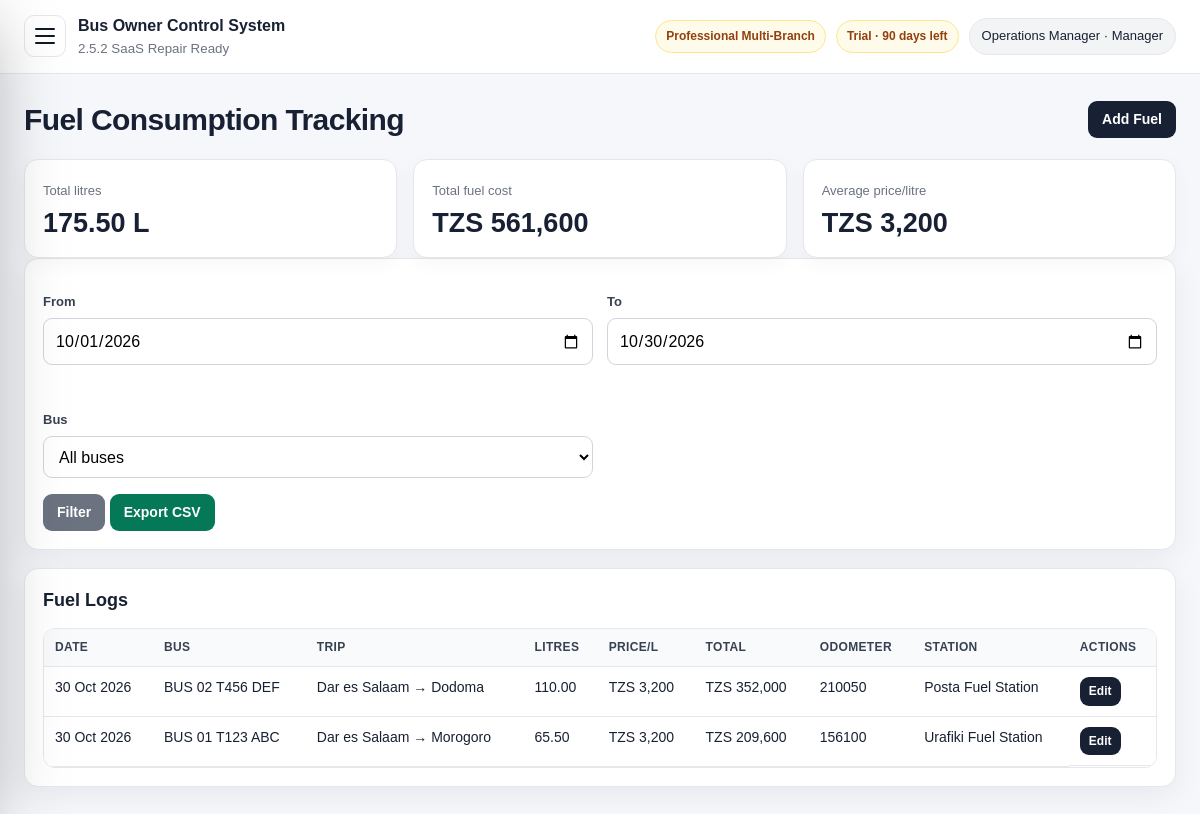
The page /fuel.php (signed in) on the database its author committed.
### tables this page shows
CREATE TABLE package_tiers (
  id INT AUTO_INCREMENT PRIMARY KEY,
  code VARCHAR(40) NOT NULL UNIQUE,
  name VARCHAR(120) NOT NULL,
  description TEXT NULL,
  setup_fee DECIMAL(14,2) NOT NULL DEFAULT 0,
  optional_monthly_fee DECIMAL(14,2) NOT NULL DEFAULT 0,
  max_users INT NOT NULL DEFAULT 0,
  max_branches INT NOT NULL DEFAULT 0,
  max_buses INT NOT NULL DEFAULT 0,
  max_routes INT NOT NULL DEFAULT 0,
  max_monthly_trips INT NOT NULL DEFAULT 0,
  features_json LONGTEXT NOT NULL,
  status ENUM('active','inactive') NOT NULL DEFAULT 'active',
  display_order INT NOT NULL DEFAULT 0,
  created_at TIMESTAMP DEFAULT CURRENT_TIMESTAMP,
  updated_at TIMESTAMP NULL DEFAULT NULL ON UPDATE CURRENT_TIMESTAMP
);

CREATE TABLE subscription_license (
  id INT AUTO_INCREMENT PRIMARY KEY,
  company_name VARCHAR(180) NOT NULL DEFAULT 'Bus Company',
  license_key VARCHAR(120) NOT NULL DEFAULT 'DEMO-LICENSE',
  plan VARCHAR(80) NOT NULL DEFAULT 'Professional Multi-Branch',
  package_code VARCHAR(40) NOT NULL DEFAULT 'professional',
  billing_model ENUM('one_time_setup','one_time_plus_optional_support','recurring_subscription') NOT NULL DEFAULT 'one_time_plus_optional_support',
  status ENUM('trial','active','expired','suspended') NOT NULL DEFAULT 'trial',
  start_date DATE NULL,
  expiry_date DATE NULL,
  setup_fee_amount DECIMAL(14,2) NOT NULL DEFAULT 0,
  setup_fee_paid ENUM('no','partial','yes') NOT NULL DEFAULT 'no',
  optional_monthly_fee DECIMAL(14,2) NOT NULL DEFAULT 0,
  optional_monthly_enabled TINYINT(1) NOT NULL DEFAULT 0,
  support_status ENUM('off','active','paused','expired') NOT NULL DEFAULT 'off',
  support_start_date DATE NULL,
  support_expiry_date DATE NULL,
  max_users INT NOT NULL DEFAULT 40,
  max_branches INT NOT NULL DEFAULT 20,
  max_buses INT NOT NULL DEFAULT 50,
  max_routes INT NOT NULL DEFAULT 80,
  max_monthly_trips INT NOT NULL DEFAULT 2000,
  notes TEXT NULL,
  updated_at TIMESTAMP NULL DEFAULT NULL ON UPDATE CURRENT_TIMESTAMP,
  created_at TIMESTAMP DEFAULT CURRENT_TIMESTAMP,
  INDEX idx_subscription_package (package_code),
  INDEX idx_subscription_status (status)
);

CREATE TABLE users (
  id INT AUTO_INCREMENT PRIMARY KEY,
  name VARCHAR(120) NOT NULL,
  email VARCHAR(160) NOT NULL UNIQUE,
  password_hash VARCHAR(255) NOT NULL,
  role ENUM('owner','admin','manager','accountant','agent','parcel_officer') NOT NULL DEFAULT 'manager',
  agent_id INT NULL,
  status ENUM('active','inactive') NOT NULL DEFAULT 'active',
  last_login_at DATETIME NULL,
  created_at TIMESTAMP DEFAULT CURRENT_TIMESTAMP,
  updated_at TIMESTAMP NULL DEFAULT NULL ON UPDATE CURRENT_TIMESTAMP,
  CONSTRAINT fk_users_agent FOREIGN KEY (agent_id) REFERENCES agents(id),
  INDEX idx_users_role_status (role, status),
  INDEX idx_users_agent (agent_id)
);

CREATE TABLE fuel_logs (
  id INT AUTO_INCREMENT PRIMARY KEY,
  bus_id INT NOT NULL,
  trip_id INT NULL,
  fuel_date DATE NOT NULL,
  litres DECIMAL(10,2) NOT NULL DEFAULT 0,
  price_per_litre DECIMAL(12,2) NOT NULL DEFAULT 0,
  total_amount DECIMAL(12,2) NOT NULL DEFAULT 0,
  odometer_km INT NULL,
  station VARCHAR(160) NULL,
  notes TEXT NULL,
  created_by INT NULL,
  created_at TIMESTAMP DEFAULT CURRENT_TIMESTAMP,
  updated_at TIMESTAMP NULL DEFAULT NULL ON UPDATE CURRENT_TIMESTAMP,
  CONSTRAINT fk_fuel_bus FOREIGN KEY (bus_id) REFERENCES buses(id),
  CONSTRAINT fk_fuel_trip FOREIGN KEY (trip_id) REFERENCES trips(id) ON DELETE SET NULL,
  CONSTRAINT fk_fuel_user FOREIGN KEY (created_by) REFERENCES users(id) ON DELETE SET NULL,
  INDEX idx_fuel_date_bus (fuel_date, bus_id),
  INDEX idx_fuel_trip (trip_id)
);

CREATE TABLE buses (
  id INT AUTO_INCREMENT PRIMARY KEY,
  bus_number VARCHAR(80) NOT NULL,
  plate_number VARCHAR(40) NOT NULL UNIQUE,
  capacity INT NOT NULL,
  model VARCHAR(120) NULL,
  status ENUM('active','maintenance','inactive') NOT NULL DEFAULT 'active',
  latra_license_expiry DATE NULL,
  insurance_expiry DATE NULL,
  next_service_date DATE NULL,
  notes TEXT NULL,
  created_at TIMESTAMP DEFAULT CURRENT_TIMESTAMP
);

CREATE TABLE routes (
  id INT AUTO_INCREMENT PRIMARY KEY,
  origin VARCHAR(120) NOT NULL,
  destination VARCHAR(120) NOT NULL,
  distance_km DECIMAL(10,2) NULL,
  standard_fare DECIMAL(12,2) NOT NULL DEFAULT 0,
  status ENUM('active','inactive') NOT NULL DEFAULT 'active',
  created_at TIMESTAMP DEFAULT CURRENT_TIMESTAMP,
  INDEX idx_routes_origin_destination (origin, destination)
);

### public/fuel.php (the view, shortened to what the rows shown need)
<?php
require_once __DIR__ . '/../app/core/auth.php';
require_once __DIR__ . '/../app/core/saas.php';
require_roles(['owner','admin','manager']);
require_feature('fuel');
$pdo = db();
$from = get_value('from', date('Y-m-01'));
$to = get_value('to', date('Y-m-d'));
$busId = (int)get_value('bus_id','0');
$buses=$pdo->query('SELECT id,bus_number,plate_number FROM buses ORDER BY bus_number')->fetchAll();
$where=['f.fuel_date BETWEEN ? AND ?'];$params=[$from,$to]; if($busId>0){$where[]='f.bus_id=?';$params[]=$busId;}
$st=$pdo->prepare('SELECT f.*,b.bus_number,b.plate_number,t.departure_date,r.origin,r.destination,u.name created_name FROM fuel_logs f JOIN buses b ON f.bus_id=b.id LEFT JOIN trips t ON f.trip_id=t.id LEFT JOIN routes r ON t.route_id=r.id LEFT JOIN users u ON f.created_by=u.id WHERE '.implode(' AND ',$where).' ORDER BY f.fuel_date DESC,f.id DESC');
$st->execute($params);$rows=$st->fetchAll();
?>
<?php include __DIR__ . '/../app/views/header.php'; ?>
<div class="page-title"><h1>Fuel Consumption Tracking</h1><a class="btn" href="<?= e(url('fuel.php?action=create')) ?>">Add Fuel</a></div>
<?= e($from) ?><?= e($to) ?><?php foreach($buses as $b): ?><?= e((string)$b['id']) ?> <?= selected($busId,$b['id']) ?><?= e($b['bus_number'].' '.$b['plate_number']) ?><?php endforeach; ?> <?php if (feature_enabled('exports')): ?><?= e(url('export.php?type=fuel&from='.$from.'&to='.$to.'&bus_id='.$busId)) ?><?php endif; ?>
<div class="card"><h2>Fuel Logs</h2><div class="table-wrap"><table><thead><tr><th>Date</th><th>Bus</th><th>Trip</th><th>Litres</th><th>Price/L</th><th>Total</th><th>Odometer</th><th>Station</th><th>Actions</th></tr></thead><tbody><?php foreach($rows as $r): ?><tr><td><?= e(app_date($r['fuel_date'])) ?></td><td><?= e($r['bus_number'].' '.$r['plate_number']) ?></td><td><?= e(($r['origin']??'').' → '.($r['destination']??'')) ?></td><td><?= e(number_format((float)$r['litres'],2)) ?></td><td><?= e(money($r['price_per_litre'])) ?></td><td><?= e(money($r['total_amount'])) ?></td><td><?= e((string)$r['odometer_km']) ?></td><td><?= e($r['station']) ?></td><td class="actions"><a class="btn small" href="<?= e(url('fuel.php?action=edit&id='.$r['id'])) ?>">Edit</a><?php if(can_delete_records()): ?><a class="btn small danger" onclick="return confirm('Delete fuel log?')" href="<?= e(url('fuel.php?action=delete&id='.$r['id'])) ?>">Delete</a><?php endif; ?></td></tr><?php endforeach; ?><?php if(!$rows): ?><tr><td colspan="9">No fuel logs found.</td></tr><?php endif; ?></tbody></table></div></div>
<?php include __DIR__ . '/../app/views/footer.php'; ?>

### app/views/header.php (shortened to what the rows shown need)
<?php require_once __DIR__ . '/../core/auth.php'; require_once __DIR__ . '/../core/settings.php'; require_once __DIR__ . '/../core/saas.php'; ?>
<!doctype html>
<html lang="en">
<head>
    <?php $cssVersion = @filemtime(__DIR__ . '/../../public/assets/css/style.css') ?: time(); ?>
    <link rel="stylesheet" href="<?= e(url('assets/css/style.css') . '?v=' . $cssVersion) ?>">
</head>
<body>
<div class="app-shell">
    <main class="main">
        <header class="topbar">
            <?php $user = current_user(); if ($user): $lic = license_state_label(); $pkg = package_badge(); ?>
                <div class="topbar-right">
                    <span class="license-chip <?= e($pkg['class']) ?>"><?= e($pkg['package']) ?></span>
                    <span class="license-chip <?= e($lic['class']) ?>"><?= e($lic['label']) ?></span>
                    <div class="user-chip"><?= e($user['name']) ?> · <?= e(role_label($user['role'])) ?></div>
                </div>
            <?php endif; ?>
        </header>
        <section class="content">

### rows shown on the page
package_tiers: name "Professional Multi-Branch"
subscription_license: status+expiry_date "Trial · 90 days left"
users: name "Operations Manager", role "Manager"
fuel_logs: fuel_date "30 Oct 2026", bus.plate_number "BUS 02 T456 DEF", routes.origin+destination "Dar es Salaam → Dodoma", litres "110.00", price_per_litre "TZS 3,200", total_amount "TZS 352,000", odometer_km "210050", station "Posta Fuel Station"
fuel_logs: fuel_date "30 Oct 2026", bus.plate_number "BUS 01 T123 ABC", routes.origin+destination "Dar es Salaam → Morogoro", litres "65.50", price_per_litre "TZS 3,200", total_amount "TZS 209,600", odometer_km "156100", station "Urafiki Fuel Station"

### other values the page prints
APP_NAME "Bus Owner Control System"
APP_VERSION "2.5.2 SaaS Repair Ready"
$totalLitres "175.50"
money($totalAmount) "TZS 561,600"
money($avgPrice) "TZS 3,200"
